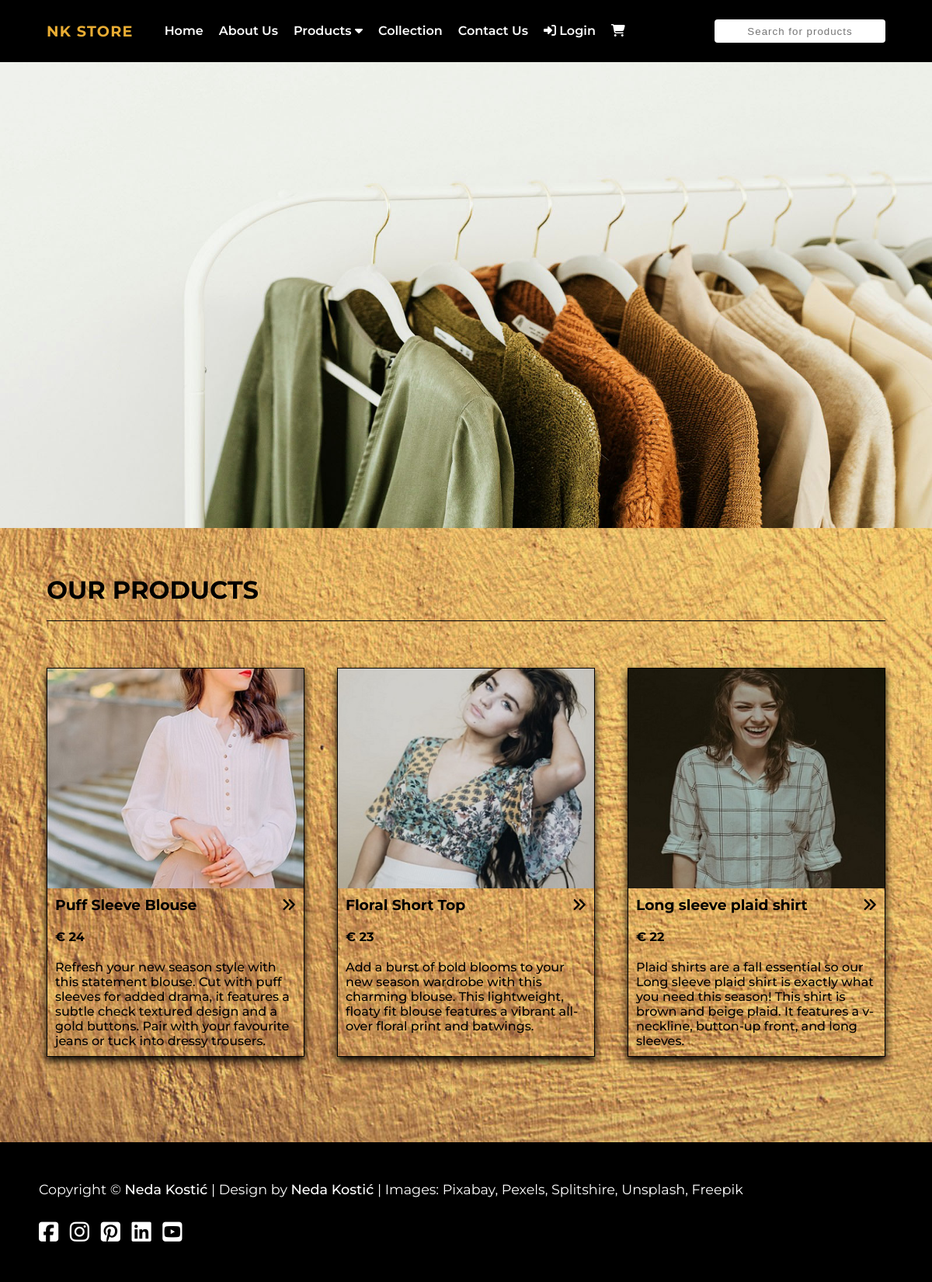
Page /category-4 on the committed database.
### tables this page shows
CREATE TABLE `product_image` (
  `product_image_id` int(10) UNSIGNED NOT NULL,
  `product_image_name` varchar(100) NOT NULL,
  `created_at` timestamp NOT NULL DEFAULT current_timestamp(),
  `updated_at` timestamp NULL DEFAULT NULL ON UPDATE current_timestamp(),
  `product_id` int(10) UNSIGNED NOT NULL
);

CREATE TABLE `product` (
  `product_id` int(10) UNSIGNED NOT NULL,
  `product_name` varchar(100) NOT NULL,
  `product_price` int(10) UNSIGNED NOT NULL,
  `product_description` text NOT NULL,
  `product_color` varchar(20) NOT NULL,
  `product_material` varchar(40) NOT NULL,
  `product_care` varchar(30) NOT NULL,
  `product_origin` varchar(50) NOT NULL,
  `created_at` timestamp NOT NULL DEFAULT current_timestamp(),
  `updated_at` timestamp NULL DEFAULT NULL ON UPDATE current_timestamp(),
  `is_active` tinyint(1) NOT NULL DEFAULT 1,
  `category_id` int(10) UNSIGNED NOT NULL,
  `user_id` int(10) UNSIGNED NOT NULL
);

### class/classDatabase.php (called while the page is built, shortened)
<?php
class Database {
    protected $host;
    protected $username;
    protected $password;
    protected $database;
    protected $db;
    public function __construct(){
        $this->host = "localhost";
        $this->username = "root";
        $this->password = "";
        $this->database = "nkstore";
    }
    public function connect(){
        $this->db = @mysqli_connect($this->host, $this->username, $this->password, $this->database);
        return $this->db;
    }
    public function query($sql){
        return mysqli_query($this->db, $sql);
    }
    public function fetch_object($result){
        return mysqli_fetch_object($result);
    }
}

### pages/products.php (the view, shortened to what this page needs)
<?php include_once("../inc/_head.php"); ?>
<?php include_once("../inc/_header.php"); ?>
<div id="hero">
    <img src="assets/images/hero_03.jpg" alt="hero03">
</div>
<?php
   $num_items = 6;
   if (!isset($_GET['page']))
       $page = 1;
   else
       $page = filter_input(INPUT_GET, 'page', FILTER_VALIDATE_INT);
   $on_this_page = ($page - 1) * $num_items;
   $sql = "SELECT * FROM product WHERE is_active = 1 ORDER BY product_id ASC LIMIT " . $on_this_page . "," . $num_items;
   if (isset($_GET['category'])) $sql = "SELECT * FROM product WHERE is_active = 1 AND category_id=" . $_GET['category'];
   $result = $db->query($sql);
   ?>
<main>
    <div class="container">
        <h2>OUR PRODUCTS</h2>
        <section class="products">
            <?php
               while ($row = $db->fetch_object($result)) {
               ?>
                <article class="product">
                    <?php $sql1 = "SELECT * FROM product_image WHERE product_id = $row->product_id";
                       $result1 = $db->query($sql1);
                       while ($row1 = $db->fetch_object($result1)) {
                       ?>
                        <img src='assets/images/products/<?= $row1->product_image_name; ?>' alt='Product image'> <?php } ?>
                    <h3>
                        <span><?= $row->product_name; ?></span><span>
                            <a href='<?= $row->product_id; ?>'><i class='fas fa-angle-double-right'></i></a></span>
                    </h3>
                    <h4>&euro; <?= $row->product_price; ?></h4>
                    <p><?= $row->product_description; ?></p>
                </article>
            <?php } ?>
        </section>
    </div>
</main>
<?php include_once("../inc/_footer.php"); ?>

### assets/css/style.css (style rules this page uses)
:root { --fontFamily: 'Montserrat', sans-serif; --fontSize: 16px; --transition: 0.3s ease; --ochre: #e8ac33; --black: #000; --transparent-ochre: rgba(232, 172, 51, 0.5); --white: #fff; --boxShadow: 0 5px 10px 0 var(--black); --border: 1px solid var(--black); --border2: 2px solid var(--black); }
* { padding: 0; margin: 0; box-sizing: border-box; }
html { scroll-behavior: smooth; }
body { font-family: var(--fontFamily); font-size: var(--fontSize); }
img { vertical-align: bottom; }
a { text-decoration: none !important; color: var(--white); cursor: pointer; }
h1, h2, h3, h4, h5, h6 { margin: 0; }
.container { width: 80%; margin: 0 auto; padding: 60px 0; }
main { background-image: url(../images/back1.jpg); background-size: cover; background-position: center; background-attachment: fixed; color: var(--black); }
main h2 { font-size: 2rem; font-weight: 700; border-bottom: var(--border); padding-bottom: 20px; }
.products { display: flex; justify-content: space-between; margin-top: 60px; flex-wrap: wrap; }
.products .product { flex-basis: 330px; border: var(--border); margin-bottom: 30px; box-shadow: var(--boxShadow); }
.product img { width: 330px; }
.products .product h3, .products .product h4, .products .product p { padding: 10px; }
.products .product p { font-weight: 500; }
.products .product a { color: var(--black) !important; }
.products .product h3 { display: flex; justify-content: space-between; }
#hero img { width: 100%; }
#hero { position: relative; }
@media (max-width: 1280px) { .container { width: 90%; } }

### rows in the picture
product: product_name "Puff Sleeve Blouse", product_price "24", product_description "Refresh your new season style with this statement blouse. Cut with puff sleeves for added drama, it features a subtle check textured design and a gold buttons. Pair with your favourite jeans or tuck into dressy trousers."
product_image: product_image_name (picture)
product: product_name "Floral Short Top", product_price "23", product_description "Add a burst of bold blooms to your new season wardrobe with this charming blouse. This lightweight, floaty fit blouse features a vibrant all-over floral print and batwings."
product_image: product_image_name (picture)
product: product_name "Long sleeve plaid shirt", product_price "22", product_description "Plaid shirts are a fall essential so our Long sleeve plaid shirt is exactly what you need this season! This shirt is brown and beige plaid. It features a v-neckline, button-up front, and long sleeves."
product_image: product_image_name (picture)
